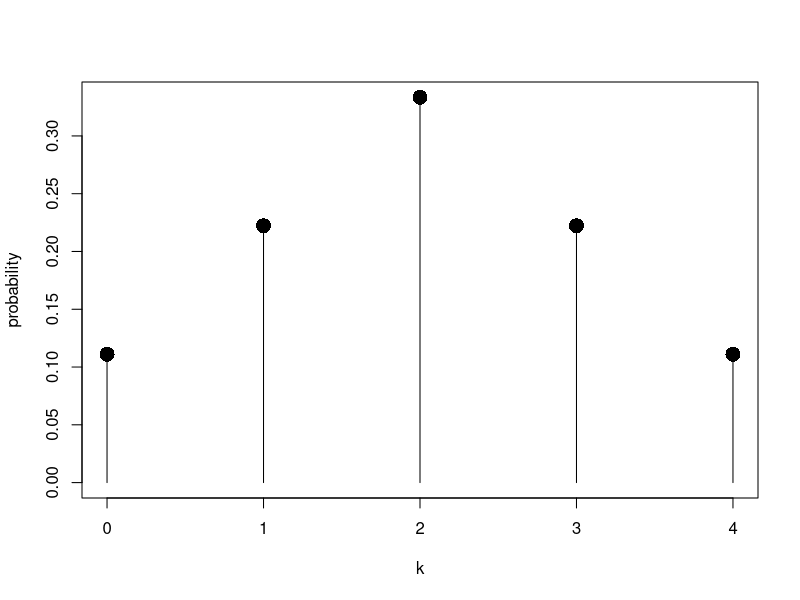
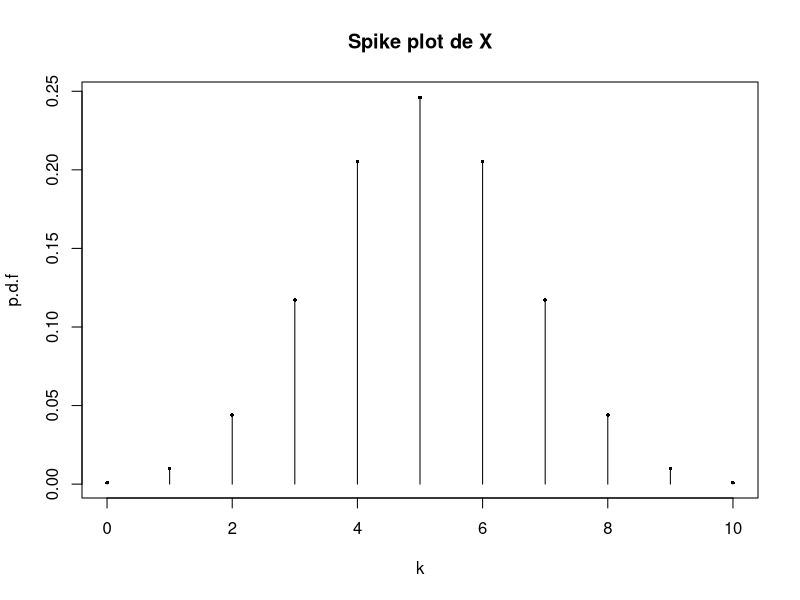
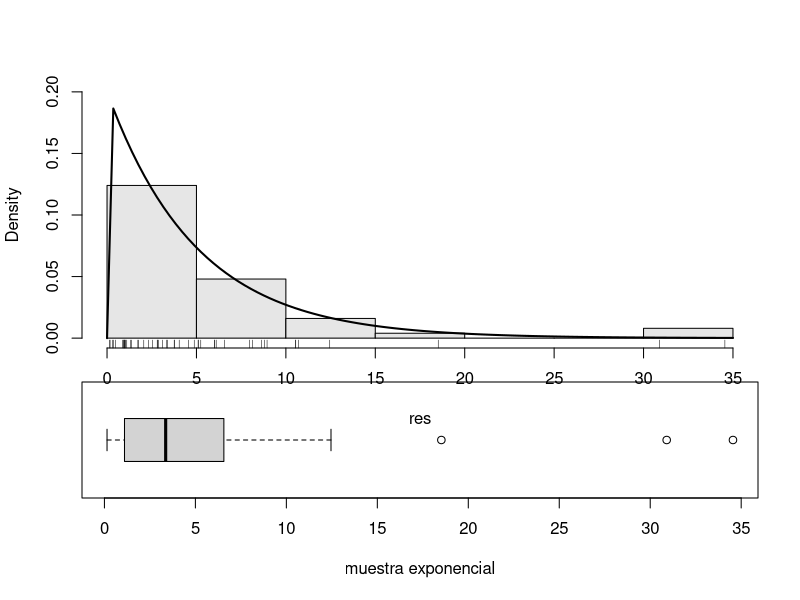
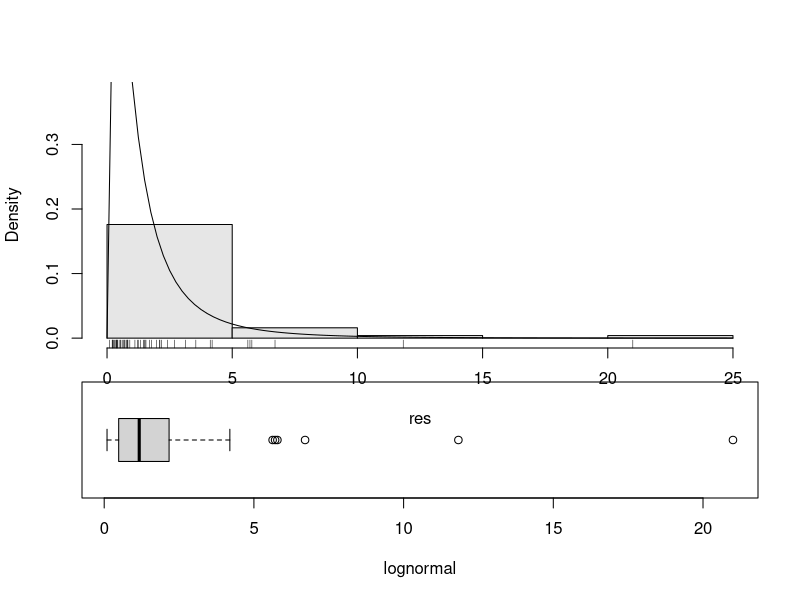

Generate these figures, in order, with R:
# Probabilidad_Variable_Aleatoria_y_Distribuciones #
.libPaths(c("D:/R_Packages",.libPaths()))

#VALORES DISCRETOS Y CONTINUOS:

#spike plot:
# Muestra las probabilidades para cada valor en el rango de X como
# un "spike", enfatizando lo discreto de la distrubción.

k=0:4
p=c(1,2,3,2,1)/9
plot(k, p, type="h",xlab="k",ylab="probability",
     ylim=c(0,max(p)))
points(k,p,pch=16,cex=2)

#sample() generar valores aleatorios:
k=0:2
p=c(1,2,1)/4
sample(k,size=1,replace=FALSE,prob=p) #simula que todo tiene 
#la misma probabilidad de ocurrencia.
sample(k,size=1,prob=p)

#lanzar una moneda 10 veces, cara=1 y sello=0
sample(0:1, size=10, replace=TRUE) #i.i.d sample
sample (1:6,size=10, replace=TRUE) #lanzar un 
#dado 10 veces.
#suma de lanzar el dado 10 veces
sample(1:6,size=10,replace=TRUE)+ 
  sample(1:6,size=10,replace=TRUE)
#Asumir que 10000 personas se les pregunta
#si les gusta comer pollo o no y 6200 dicen si.
#Luego si elegimos una muestra de 10:
sample(rep(0:1,c(3200,6800)),size=10,replace=TRUE)
sample(0:1, size=10, replace=T, prob=c(1-.62,.62))

#Familia de distribuciones:
# d: retorna la p.d.f de la distribucion.
# p.d.f: probability density function

# p: retorna la c.d.f de la distribucion.
# c.d.f:cummulative density function

# q: retorna los cuantiles.
# r: retorna una muestra aleatoria desde la distribucion.

#Cada familia de distribución tiene sus parámetros pero
# las funciones son similares en funcionamiento.

dunif(x=1, min=0, max=3)
punif(q=2,min=0,max=3)
qunif(p=1/2,min=0,max=3)
runif(n=1,min=0,max=3)
runif(n=10,min=0,max=10)

#Multiples cuantiles:
ps<-seq(0,2,by=0.2)
names(ps)=as.character(seq(0,200,by=20))
ps
qunif(ps, min=0,max=1)

#Ejemplo de distribución Binomial:

#Lanzar una moneda 10 veces. X:numero de caras.
#Si la moneda es justa. #X tienen una distribución binomial
# Binomial(10, 1/2)
# La probabilidad que X=5
choose(10,5)*(1/2)^5*(1/2)^(10-5)
# usando d function
dbinom(5,size=10, prob=1/2)
#La probabilidad de obtener 6 o menos caras
sum(dbinom(0:6,size=10,prob=1/2))

#Spike plot producido por binomial:
heights=dbinom(0:10, size=10,prob=1/2)
plot(0:10,heights,
     type="h",
     main="Spike plot de X",xlab="k",ylab="p.d.f")
points(0:10,heights,pch=16,cex=0.5)

#De una poblacion las personas que eligen geologia se les 
#considera como si y se codifica con 1 al resto con 0.
#El analisis corresponde a una Binomial(n,p) de una v.a.d
#donde n es el número de muestras.

#Si la población favorable que eligió si es 62%,calcule de una
#Muestra de 100 que tan probable es que respondan 60% o menos.
pbinom(60, size=100, prob=0.62)

#Distribucion Exponencial: Exponential(lambda)
res=rexp(50,rate=1/5)
#boxplot:
par(fig=c(0,1,0,0.50))
boxplot(res, horizontal=TRUE,bty="n",
        xlab="muestra exponencial")
#histograma
par(fig=c(0,1,0.25,1),new=TRUE)
#guardar los valores,
#luego encontrar el mas grande y setearlo
#como maximo:
tmp.hist=hist(res,plot=FALSE)
tmp.edens=density(res)
tmp.dens =dexp(0, rate=1/5)
y.max=max(tmp.hist$density,tmp.edens$y,
          tmp.dens)
hist(res,ylim=c(0,y.max),prob=TRUE,
     main="", col=gray(0.9))
curve(dexp(x,rate = 1/5),lwd=2,add=TRUE)
rug(res)

#Distribucion Normal:
#Normal(µ,σ)
pnorm(q=1.5,mean=0, sd=1)
pnorm(q=4.75, mean=0,sd=1/2)
qnorm(c(0.25,0.50,0.75)) #Areas importantes
#basadas en Z-scores
#qnorm especificamos el area que deseamos
#cuanta area es no mayor a una desviacion estandar
#desde la media:
pnorm(1)-pnorm(-1)
#dos desviaciones estandar:
1-2*pnorm(-2)
#tres desviaciones estandar:
diff(pnorm(c(-3,3)))

#LogNormal: log(x)

res=rlnorm(n=50, meanlog=0,sdlog=1)
#boxplot:
par(fig=c(0,1,0,0.5))
boxplot(res, horizontal=TRUE, bty="n",xlab="lognormal")
#histogram:
par(fig=c(0,1,0.25,1),new=TRUE)
tmp.hist=hist(res, plot=FALSE)
tmp.edens=density(res)
tmp.dens = dexp(0,rate=1/5)
ymax =max(tmp.hist$density,tmp.edens$y,
          tmp.dens)
#hist:
par(fig=c(0,1,0.25,1),new=TRUE)
hist(res,ylim=c(0,ymax),prob=TRUE,
     main="",col=gray(0.9))
curve(dlnorm(x,meanlog=0,sdlog=1),
      add=TRUE)
rug(res)

#t-distribution, F-distribution and
#chi-distrbution
